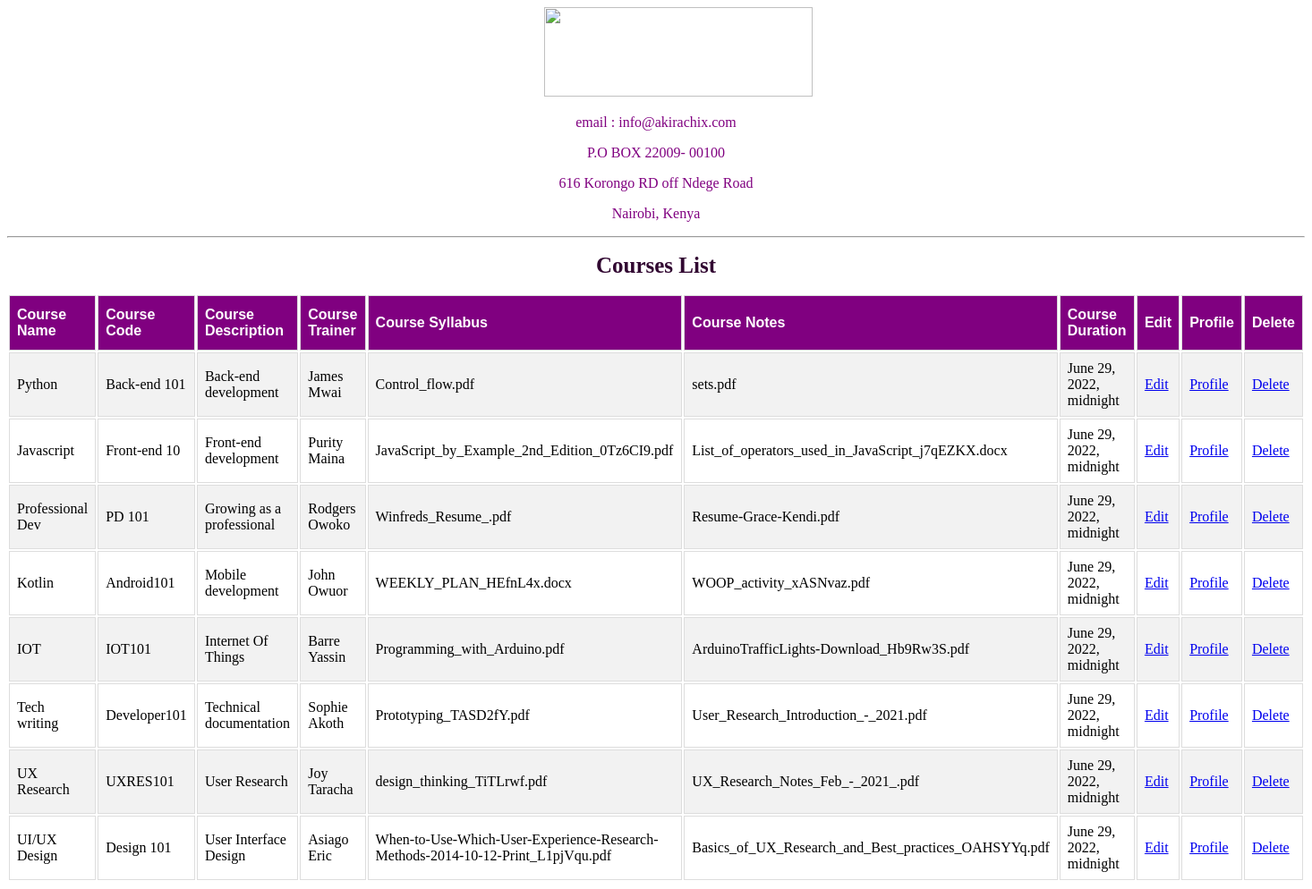
Screenshot of /courses/list/ with the database file from the repository.
### courses/models.py (models this page shows)
class Courses(models.Model):
    course_name=models.CharField(max_length=16)
    course_code=models.CharField(max_length=12)
    course_description=models.CharField(max_length=30)
    course_trainer=models.CharField(max_length=18)
    course_syllabus=models.FileField()
    course_notes=models.FileField()
    course_duration=models.DateTimeField()

### courses/views.py (the view)
# urls.py: path("list/",courses_list,name="courses_list"),
def courses_list(request):
    courses = Courses.objects.all()
    return render(request, "courses_list.html", {"courses": courses})

### courses/templates/courses_list.html (shortened to what this page needs)
<!DOCTYPE html>
<html lang="en">
  <head>
  </head>
  <body>
    <img
      class="image"
      src="https://akirachix.com/img/logo.png?_cchid=1660c557f83aa4644e2a8d4bf0ddd4fb"
    />
    <div class="contacts">
      <p>email : info@akirachix.com</p>
      <p>P.O BOX 22009- 00100</p>
      <p>616 Korongo RD off Ndege Road</p>
      <p>Nairobi, Kenya</p>
      <hr />
    </div>
    <h1>Courses List</h1>
    <table id="table">
      <tr>
        <th>Course Name</th>
        <th>Course Code</th>
        <th>Course Description</th>
        <th>Course Trainer</th>
        <th>Course Syllabus</th>
        <th>Course Notes</th>
        <th>Course Duration</th>
        <th>Edit</th>
        <th>Profile</th>
        <th>Delete</th>
      </tr>
      {% for course in courses%}
      <tr>
        <td>{{course.course_name}}</td>
        <td>{{course.course_code}}</td>
        <td>{{course.course_description}}</td>
        <td>{{course.course_trainer}}</td>
        <td>{{course.course_syllabus}}</td>
        <td>{{course.course_notes}}</td>
        <td>{{course.course_duration}}</td>
        <td>
          <a href="{%url 'edit_courses' id=course.id%}">Edit</a>
        </td>
        <td>
          <a href="{%url 'courses_profile' id=course.id%}">Profile</a>
        </td>
        <td>
          <a href="{%url 'delete_courses' id=course.id%}">Delete</a>
        </td>
      </tr>
      {%endfor%}
    </table>
  </body>
</html>

### courses/templates/courses_list.html (style rules this page uses)
#table { width: 100%; }
#table td, #table th { border: 1px solid #ddd; padding: 8px; }
#table tr:nth-child(even) { background-color: #f2f2f2; }
#table th { padding-top: 12px; padding-bottom: 12px; text-align: left; background-color: purple; color: white; font-family: sans-serif; }
img { width: 300px; height: 100px; text-align: center; }
h1 { color: rgb(49, 7, 49); text-align: center; font-size: 25px; }
.image { width: 300px; height: 100px; margin-left: 600px; }
.contacts { text-align: center; font-family: "Times New Roman", Times, serif; font-size: bolder; color: purple; }

### rows the page displays
Courses: course_name "Python", course_code "Back-end 101", course_description "Back-end development", course_trainer "James Mwai", course_syllabus "Control_flow.pdf", course_notes "sets.pdf", course_duration "June 29, 2022, midnight"
Courses: course_name "Javascript", course_code "Front-end 10", course_description "Front-end development", course_trainer "Purity Maina", course_syllabus "JavaScript_by_Example_2nd_Edition_0Tz6CI9.pdf", course_notes "List_of_operators_used_in_JavaScript_j7qEZKX.docx", course_duration "June 29, 2022, midnight"
Courses: course_name "Professional Dev", course_code "PD 101", course_description "Growing as a professional", course_trainer "Rodgers Owoko", course_syllabus "Winfreds_Resume_.pdf", course_notes "Resume-Grace-Kendi.pdf", course_duration "June 29, 2022, midnight"
Courses: course_name "Kotlin", course_code "Android101", course_description "Mobile development", course_trainer "John Owuor", course_syllabus "WEEKLY_PLAN_HEfnL4x.docx", course_notes "WOOP_activity_xASNvaz.pdf", course_duration "June 29, 2022, midnight"
Courses: course_name "IOT", course_code "IOT101", course_description "Internet Of Things", course_trainer "Barre Yassin", course_syllabus "Programming_with_Arduino.pdf", course_notes "ArduinoTrafficLights-Download_Hb9Rw3S.pdf", course_duration "June 29, 2022, midnight"
Courses: course_name "Tech writing", course_code "Developer101", course_description "Technical documentation", course_trainer "Sophie Akoth", course_syllabus "Prototyping_TASD2fY.pdf", course_notes "User_Research_Introduction_-_2021.pdf", course_duration "June 29, 2022, midnight"
Courses: course_name "UX Research", course_code "UXRES101", course_description "User Research", course_trainer "Joy Taracha", course_syllabus "design_thinking_TiTLrwf.pdf", course_notes "UX_Research_Notes_Feb_-_2021_.pdf", course_duration "June 29, 2022, midnight"
Courses: course_name "UI/UX Design", course_code "Design 101", course_description "User Interface Design", course_trainer "Asiago Eric", course_syllabus "When-to-Use-Which-User-Experience-Research-Methods-2014-10-12-Print_L1pjVqu.pdf", course_notes "Basics_of_UX_Research_and_Best_practices_OAHSYYq.pdf", course_duration "June 29, 2022, midnight"
